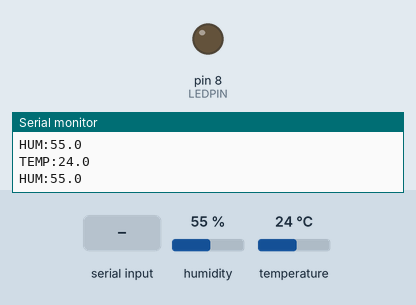
The sketch below on a simulated Arduino Uno, built with avr-gcc and run on an emulated ATmega328P. On the bench: output pins drawn as LEDs (lit = HIGH), the last lines printed to the serial monitor. The test bench sets the inputs (shaded band); at power-on: humidity 55 %, temperature 24 °C.

Above: at 2.8 s.
2.9 s: "FAN ON" received over the second serial link
At 5.5 s:
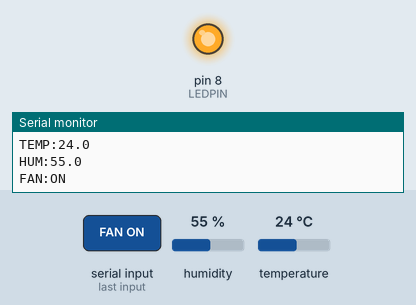
6.6 s: "FAN OFF" received over the second serial link
At 8.6 s:
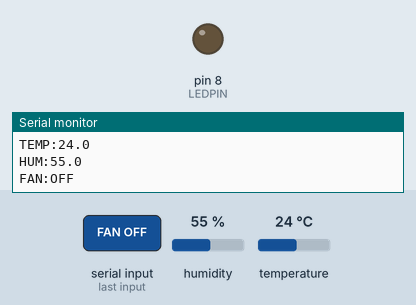
Timing chart, 0 to 10.1 s (numbered marks = the images above; inputs shaded):
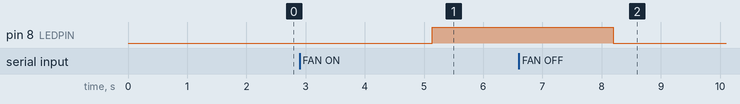

Measured:
- after the input at 2.9 s, pin 8 (LEDPIN): LOW → HIGH after 2.2 s
- after the input at 6.6 s, pin 8 (LEDPIN): HIGH → LOW after 1.6 s

The sketch:

WEEK_8.ino
```cpp
#include "DHT.h"
#include <SoftwareSerial.h>

// ---------------------------
// HARDWARE CONFIG
// ---------------------------
#define DHTPIN 7        // DHT11 data pin
#define DHTTYPE DHT11
#define LEDPIN 8        // LED or FAN indicator

DHT dht(DHTPIN, DHTTYPE);

// HC-06 Bluetooth: D2 = RX, D3 = TX
SoftwareSerial bluetooth(2, 3);  // RX, TX

// ---------------------------
// SETUP
// ---------------------------
void setup() {
  Serial.begin(9600);
  bluetooth.begin(9600);

  dht.begin();
  pinMode(LEDPIN, OUTPUT);

  Serial.println("HC-06 Bluetooth + DHT11 System Ready");
}

// ---------------------------
// MAIN LOOP
// ---------------------------
void loop() {
  // ----- READ SENSOR -----
  float temp = dht.readTemperature();
  float hum  = dht.readHumidity();

  // Send sensor data via Bluetooth AND USB Serial Monitor
  if (!isnan(temp) && !isnan(hum)) {
    String tempStr = "TEMP:" + String(temp, 1);
    String humStr = "HUM:"  + String(hum, 1);

    // *** FIX IS HERE: Send separate lines to the USB Serial port ***
    Serial.println(tempStr);
    Serial.println(humStr);

    // Bluetooth output remains the same
    bluetooth.println(tempStr);
    bluetooth.println(humStr);
    bluetooth.flush();
  }

  // ----- RECEIVE BLUETOOTH COMMANDS -----
  if (bluetooth.available()) {
    String cmd = bluetooth.readString();
    cmd.trim();

    String fanStatus;

    if (cmd.equalsIgnoreCase("FAN ON")) {
      digitalWrite(LEDPIN, HIGH);
      fanStatus = "FAN:ON";
    }
    else if (cmd.equalsIgnoreCase("FAN OFF")) {
      digitalWrite(LEDPIN, LOW);
      fanStatus = "FAN:OFF";
    }
    else {
      fanStatus = "FAN:UNKNOWN";
    }

    // Send fan status updates to both ports
    bluetooth.println(fanStatus);
    Serial.println(fanStatus);
  }

  delay(2000); // 2 seconds between readings
}
```
